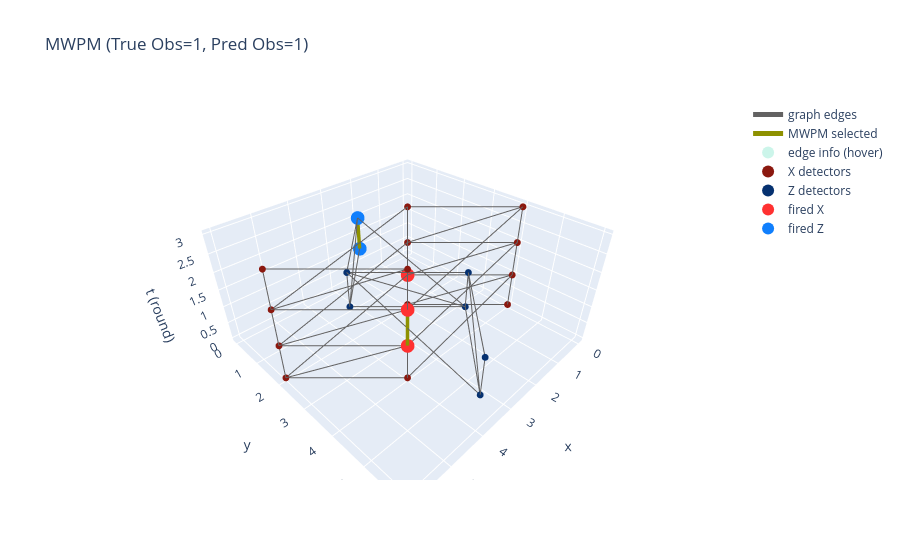

This figure's notebook cell:
### Code cell
syndrome, true_obs = extract_syndrome_from_circuit(sc_circuit_builtin, n_shots=1)
print("Syndrome:", syndrome)

pred_obs = matching.decode_batch(syndrome)
solution_edges = set(map(tuple, matching.decode_to_edges_array(syndrome).tolist()))
#print(solution_edges)

G, fig = plot_mwpm_solution_3d(sc_circuit_builtin, matching, syndrome, true_obs, pred_obs, solution_edges)

### Figure 1 — Plotly figure (JSON) as saved in the notebook; plotly's stock layout.template omitted (floating-point values rounded to 4 significant figures; data arrays with more than 128 entries replaced by an {"elided": "..."} marker saying what was removed)
{"data": [{"hoverinfo": "skip", "line": {"color": "#636262", "width": 2}, "mode": "lines", "name": "graph edges", "type": "scatter3d", "x": {"elided": "156 int values"}, "y": {"elided": "156 int values"}, "z": {"elided": "156 int values"}}, {"hoverinfo": "skip", "line": {"color": "#8E9100", "width": 7}, "mode": "lines", "name": "MWPM selected", "type": "scatter3d", "x": [2, 2, null, 4, 4, null], "y": [0, 0, null, 4, 4, null], "z": [1, 2, null, 1, 2, null]}, {"hoverinfo": "text", "marker": {"opacity": 0, "size": 2}, "mode": "markers", "name": "edge info (hover)", "text": ["0—1<br>weight=3.9377826673290692<br>p=0.01911873511075362", "0—8<br>weight=3.7775050259622516<br>p=0.02236793284649182", "1—2<br>weight=3.9377826673290692<br>p=0.01911873511075362", "1—5<br>weight=3.666761033525035<br>p=0.024922133333333308", "1—8<br>weight=5.228431239083874<br>p=0.005333333333333312", "8—2<br>weight=5.921571231992204<br>p=0.002673815958446298", "8—5<br>weight=3.9063515543175553<br>p=0.01971716512928242", "8—16<br>weight=3.7775050259622516<br>p=0.02236793284649182", "2—3<br>weight=3.592483713972072<br>p=0.026792281125925837", "2—5<br>weight=4.535312808407135<br>p=0.010609777777777737", "2—10<br>weight=3.666761033525035<br>p=0.02492213333333331", "5—3<br>weight=5.921571231992204<br>p=0.0026738159584462984", "5—10<br>weight=4.416791574079476<br>p=0.011928888888888814", "5—13<br>weight=3.666761033525035<br>p=0.024922133333333304", "5—16<br>weight=5.228431239083874<br>p=0.005333333333333313", "4—6<br>weight=4.667873079075825<br>p=0.00930483174566696", "4—12<br>weight=3.316191729963172<br>p=0.035019875603091326", "3—7<br>weight=3.7775050259622516<br>p=0.02236793284649182", "3—10<br>weight=5.228431239083874<br>p=0.0053333333333333115", "6—9<br>weight=3.781279583139722<br>p=0.022285540946172723", "6—12<br>weight=4.822978110234343<br>p=0.00797862858822285", "6—14<br>weight=3.245015328738556<br>p=0.037506418157036925", "9—14<br>weight=5.228431239083874<br>p=0.005333333333333313", "9—11<br>weight=4.667873079075825<br>p=0.00930483174566696", "9—12<br>weight=5.921571231992204<br>p=0.002673815958446298", "9—17<br>weight=3.245015328738556<br>p=0.03750641815703691", "10—7<br>weight=3.906351554317556<br>p=0.019717165129282416", "10—13<br>weight=4.535312808407134<br>p=0.010609777777777735", "10—16<br>weight=5.921571231992204<br>p=0.002673815958446298", "10—18<br>weight=3.6667610335250345<br>p=0.024922133333333308", "7—13<br>weight=5.921571231992204<br>p=0.002673815958446298", "7—15<br>weight=3.7775050259622516<br>p=0.02236793284649182", "7—18<br>weight=5.228431239083874<br>p=0.005333333333333313", "12—14<br>weight=4.667873079075825<br>p=0.00930483174566696", "13—16<br>weight=3.906351554317555<br>p=0.019717165129282427", "13—18<br>weight=4.416791574079476<br>p=0.011928888888888814", "13—20<br>weight=5.228431239083874<br>p=0.0053333333333333115", "13—21<br>weight=3.666761033525035<br>p=0.02492213333333331", "16—20<br>weight=3.7775050259622516<br>p=0.02236793284649182", "14—17<br>weight=3.781279583139722<br>p=0.022285540946172726", "14—11<br>weight=5.921571231992204<br>p=0.002673815958446298", "11—17<br>weight=4.822978110234343<br>p=0.00797862858822285", "11—19<br>weight=3.316191729963172<br>p=0.035019875603091326", "15—18<br>weight=3.906351554317554<br>p=0.019717165129282416", "15—21<br>weight=5.921571231992204<br>p=0.002673815958446298", "15—22<br>weight=5.228431239083874<br>p=0.005333333333333312", "15—23<br>weight=3.7775050259622516<br>p=0.02236793284649182", "18—21<br>weight=4.5353128084071335<br>p=0.010609777777777737", "18—20<br>weight=5.921571231992204<br>p=0.0026738159584462984", "18—22<br>weight=3.666761033525035<br>p=0.024922133333333308", "17—19<br>weight=4.667873079075825<br>p=0.00930483174566696", "20—21<br>weight=3.871730417894772<br>p=0.020397582222222176", "21—22<br>weight=4.359744856893106<br>p=0.01262033963927737", "22—23<br>weight=4.359744856893106<br>p=0.01262033963927737"], "type": "scatter3d", "x": [1, 0, 3, 2, 1, 2, 1, 0, 5, 3, 4, 4, 3, 2, 1, 3, 2, 6, 5, 3, 3, 4, 3, 3, 2, 2, 5, 3, 2, 4, 4, 6, 5, 3, 1, 3, 1, 2, 0, 3, 4, 3, 4, 5, 4, 5, 6, 3, 2, 4, 3, 1, 3, 5], "y": [3, 4, 3, 2, 3, 4, 3, 4, 3, 3, 4, 2, 3, 2, 3, 1, 0, 2, 3, 3, 1, 2, 3, 5, 2, 4, 3, 3, 4, 4, 2, 2, 3, 1, 3, 3, 3, 2, 4, 3, 4, 5, 6, 3, 2, 3, 2, 3, 4, 4, 5, 3, 3, 3], "z": [0, 0.5, 0, 0.5, 0.5, 0.5, 1, 1.5, 0, 0.5, 0.5, 0.5, 1, 1.5, 1.5, 1, 1.5, 0.5, 0.5, 1, 1.5, 1.5, 1.5, 1, 1.5, 1.5, 1, 1.5, 1.5, 1.5, 1.5, 1.5, 1.5, 2, 2, 2, 2.5, 2.5, 2.5, 2, 1.5, 1.5, 1.5, 2, 2.5, 2.5, 2.5, 2.5, 2.5, 2.5, 2, 3, 3, 3]}, {"hoverinfo": "text", "marker": {"color": "#8b180f", "size": 4}, "mode": "markers", "name": "X detectors", "text": ["D0 (X)", "D1 (X)", "D8 (X)", "D2 (X)", "D3 (X)", "D7 (X)", "D13 (X)", "D16 (X)", "D15 (X)", "D20 (X)", "D21 (X)", "D22 (X)", "D23 (X)"], "type": "scatter3d", "x": [0, 2, 0, 4, 6, 6, 2, 0, 6, 0, 2, 4, 6], "y": [4, 2, 4, 4, 2, 2, 2, 4, 2, 4, 2, 4, 2], "z": [0, 0, 1, 0, 0, 1, 2, 2, 2, 3, 3, 3, 3]}, {"hoverinfo": "text", "marker": {"color": "#063170", "size": 4}, "mode": "markers", "name": "Z detectors", "text": ["D6 (Z)", "D9 (Z)", "D14 (Z)", "D11 (Z)", "D17 (Z)", "D19 (Z)"], "type": "scatter3d", "x": [4, 2, 4, 4, 2, 4], "y": [2, 4, 2, 6, 4, 6], "z": [1, 1, 2, 1, 2, 2]}, {"hoverinfo": "text", "marker": {"color": "#ff3131", "size": 8}, "mode": "markers", "name": "fired X", "text": ["D5 (X) • fired", "D10 (X) • fired", "D18 (X) • fired"], "type": "scatter3d", "x": [2, 4, 4], "y": [2, 4, 4], "z": [1, 1, 2]}, {"hoverinfo": "text", "marker": {"color": "#107ffd", "size": 8}, "mode": "markers", "name": "fired Z", "text": ["D4 (Z) • fired", "D12 (Z) • fired"], "type": "scatter3d", "x": [2, 2], "y": [0, 0], "z": [1, 2]}], "layout": {"legend": {"itemsizing": "constant"}, "scene": {"aspectmode": "data", "xaxis": {"title": {"text": "x"}}, "yaxis": {"title": {"text": "y"}}, "zaxis": {"title": {"text": "t (round)"}}}, "title": {"text": "MWPM (True Obs=1, Pred Obs=1)"}}}
